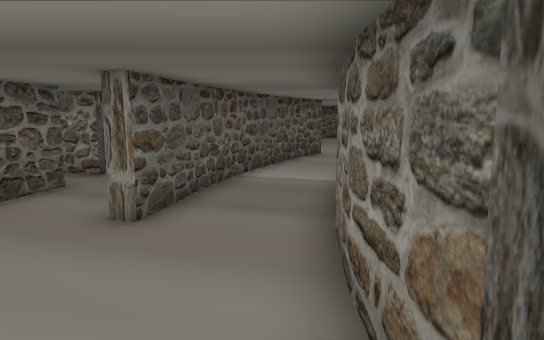
view 1 (above)

19 first-person views from a walk through a scene from a Unity 3-D project. The camera is 1.5 m above the floor, tilts 8° down and sees 70° across. The floor is counted in squares, 1 m on a side. Each view is taken from the middle of a square. On the plan, view 1 faces up. The plan holds only what a view shows up to about 17 squares ahead; the rest is blank. The place goes on beyond the plan.

view 2
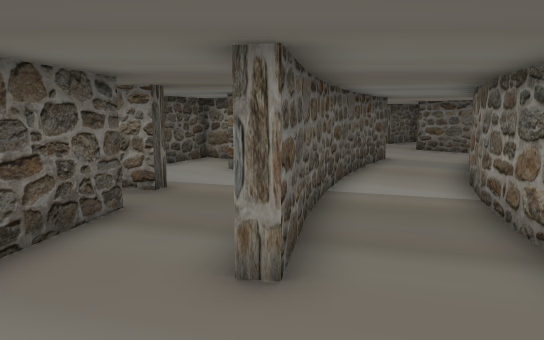

view 3
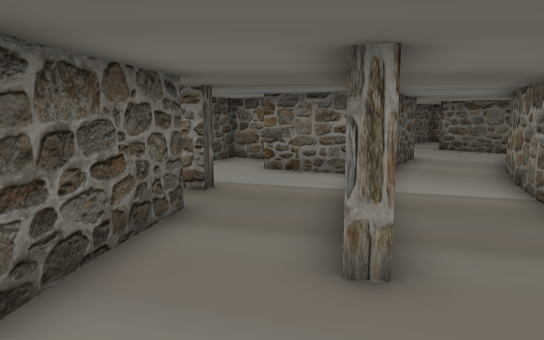

view 4
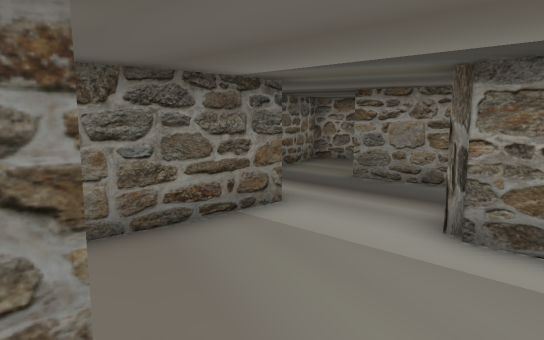

view 5
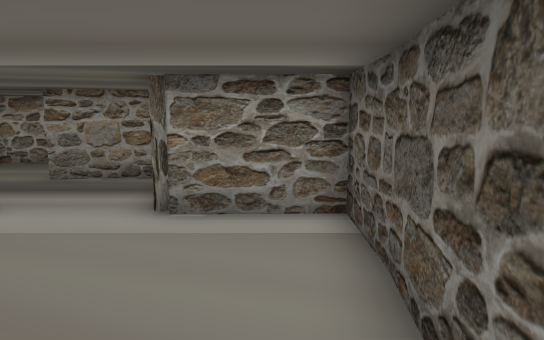

view 6
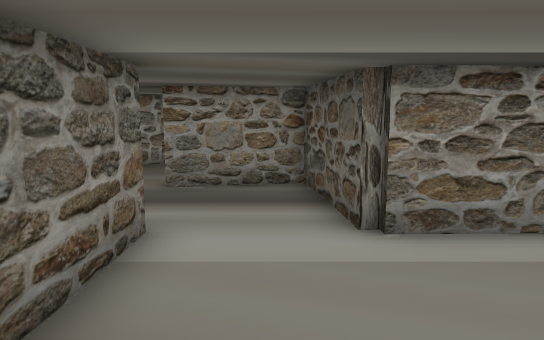

view 7
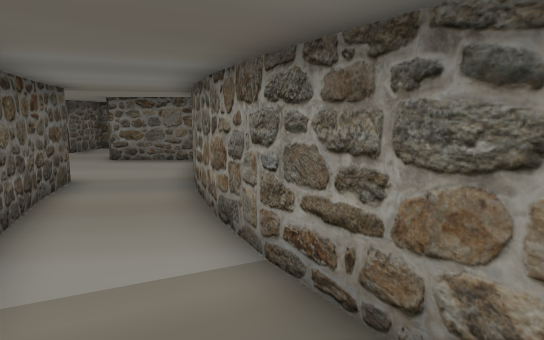

view 8
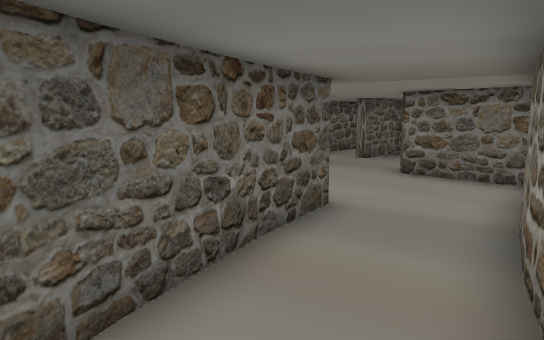

view 9
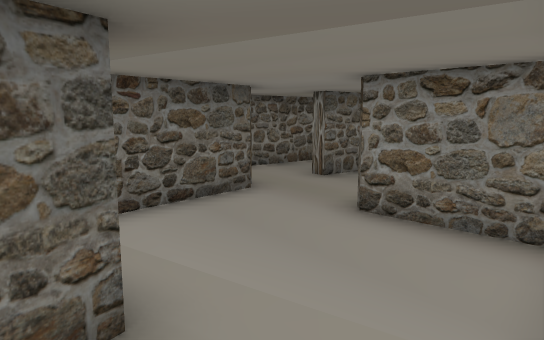

view 10
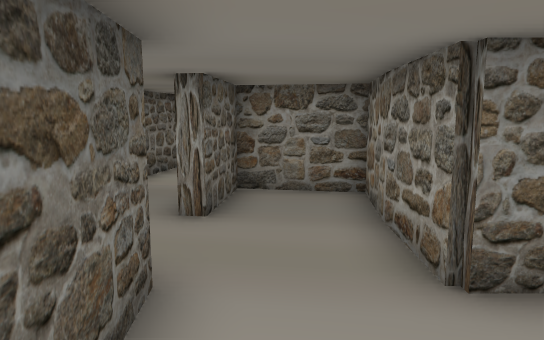

view 11
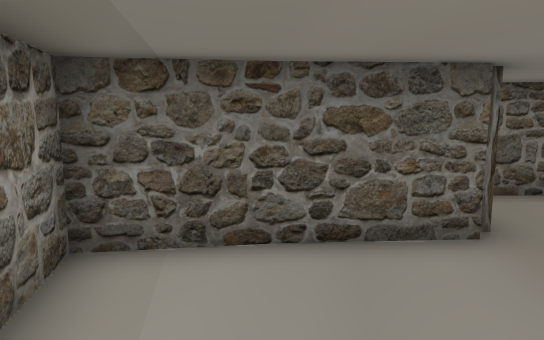

view 12
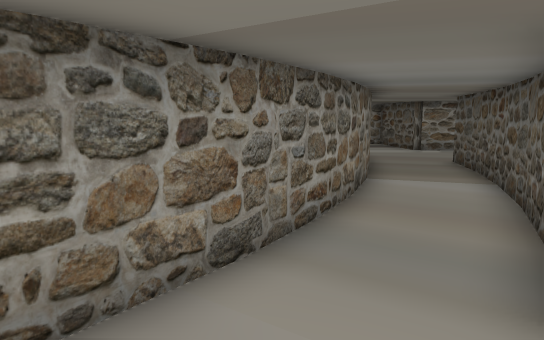

view 13
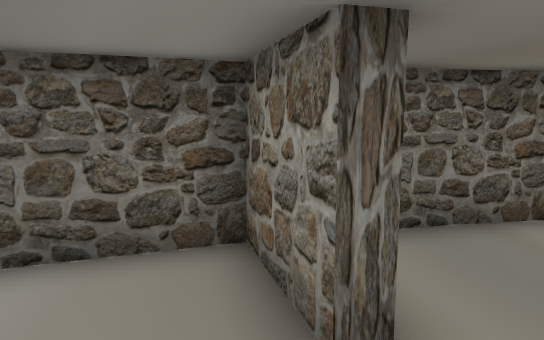

view 14
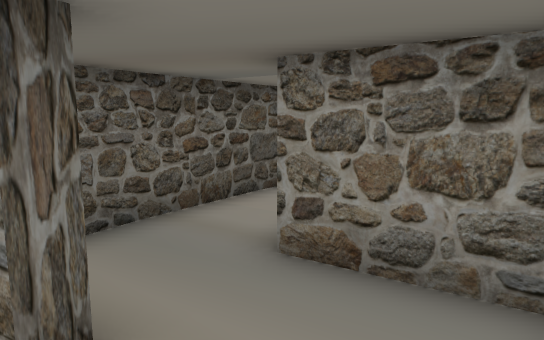

view 15
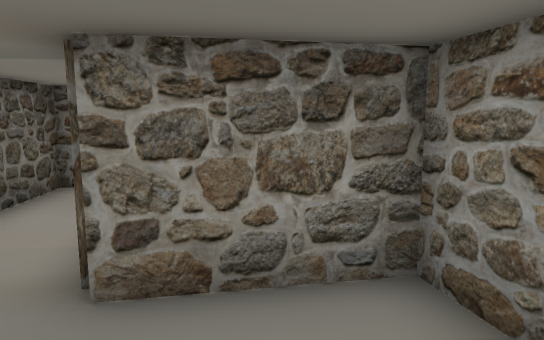

view 16
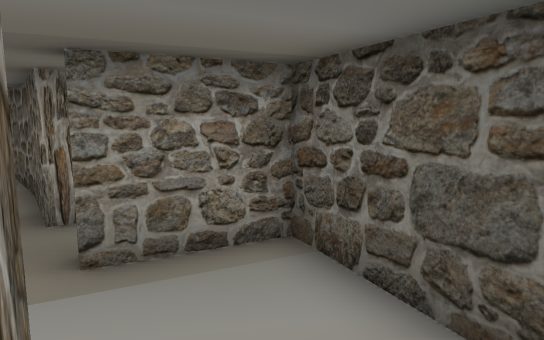

view 17
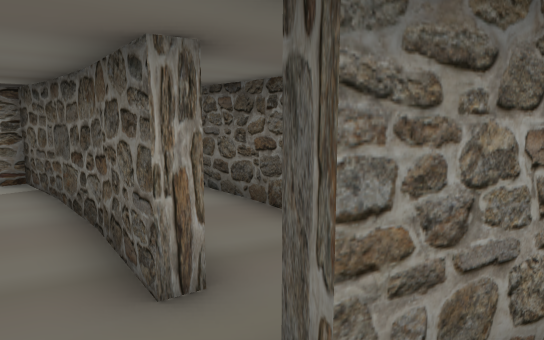

view 18
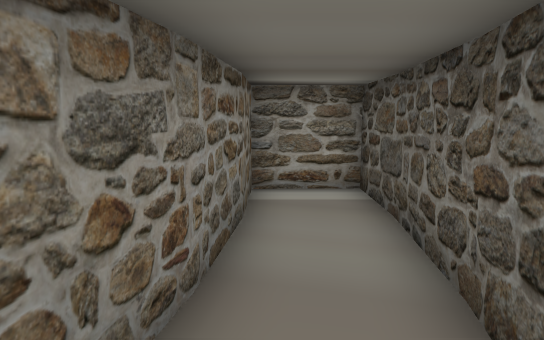

view 19
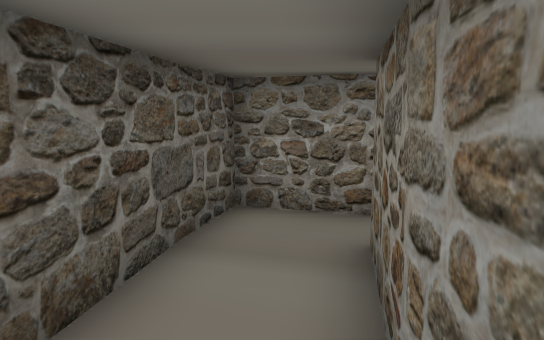

### Floor plan
Points are (right, up) in squares from view 1. A wall is a line through its corners. A room is listed if a view was taken in it or the views show most of it. See-through windows are left out.
Room 1 (view 1)
walls: (-2.1, 1) (-2, -1.2); (-2, -1.1) (-1.7, -2.6) (1.3, -2)
ways out: opening at (-0.5, 1) to room 2; opening at (1, -0.5)
Room 2 (views 2, 3, 4, 5, 6, 7, 16, 17)
walls: (-1.5, 7.6) (-1.9, 5.4) (-2.3, 5.4) (-2, 7.4); (-4.4, 8.2) (-4.9, 5.8) (-5.1, 3.3); (-5.1, 3.4) (-5.2, 1.1) (-2.2, 1.2); (1.1, 6.2) (1.2, 7); (-1, 11.9) (-3.3, 12.9); (0.6, 3) (0.8, 5); (-6.4, 11.3) (-6.5, 10.8) (-4.2, 10.1) (-4.4, 9.7); (-2.6, 1) (-2.1, 1); (0.6, 1.1) (0.6, 3.1); (-5.4, 13.9) (-6.4, 11.2); (-2.3, 14.8) (-4.4, 16) (-5.4, 13.8)
ways out: opening at (-0.5, 1) to room 1; opening at (0, 7) to room 3; opening at (-3, 14) to room 5; opening at (-5, 9) to room 6
Room 3 (view 8)
walls: (2.4, 10.5) (3.3, 12.3); (-0.9, 9.7) (-1.5, 7.5); (-0.1, 11.7) (-1, 9.5); (1.2, 6.9) (1.7, 8.8) (2.4, 10.6); (0.8, 13.7) (-0.2, 11.6)
ways out: opening at (0, 7) to room 2; opening at (2, 12) to room 4
Room 4 (views 9, 10, 11, 12)
walls: (0.9, 19.2) (-0.5, 17.3) (0.8, 16.4); (2, 15.6) (0.8, 13.6); (2.6, 21.1) (0.9, 19.1); (5.4, 15.5) (5.7, 15.9); (6.4, 17) (4.3, 19.1) (6, 20.8); (6, 20.7) (7.6, 22) (6.5, 23.6); (3.2, 12.3) (4.3, 14) (5.4, 15.6); (5.4, 23.5) (4.3, 22.7) (4, 23.1)
ways out: opening at (2, 12) to room 3
Room 5 (views 13, 14, 15)
walls: (-2.1, 15.2) (-2.3, 14.8); (-2.9, 18.6) (-3.4, 17.7); (0.8, 14.4) (1.5, 15.5) (-1, 17.1); (-1.3, 20.8) (-2.9, 18.5); (0.6, 22.8) (-1.3, 20.7)
ways out: opening at (-3, 14) to room 2
Room 6 (views 18, 19)
walls: (-5.3, 5.8) (-4.9, 8.3) (-4.4, 8.2); (-5.6, 3.4) (-5.3, 6); (-7.6, 6.1) (-7.8, 3.2); (-7.8, 3.4) (-7.8, 1.1) (-5.6, 1.1) (-5.6, 3.5); (-7.1, 8.7) (-7.6, 6); (-4.4, 9.7) (-6.6, 10.4) (-7.1, 8.6)
ways out: opening at (-5, 9) to room 2

Where each view was taken, in squares from view 1:
view 1: 0 up, 0 right, facing up
view 2: 2 up, 2 left, facing up
view 3: 2 up, 3 left, facing up
view 4: 6 up, 4 left, facing down-right
view 5: 7 up, 4 left, facing down
view 6: 6 up, 1 left, facing down
view 7: 6 up, 1 left, facing up-right
view 8: 9 up, 1 right, facing up
view 9: 13 up, 3 right, facing up
view 10: 18 up, 1 right, facing up-right
view 11: 16 up, 4 right, facing up-left
view 12: 18 up, 4 right, facing down
view 13: 13 up, 1 left, facing up-left
view 14: 13 up, 1 left, facing up
view 15: 14 up, 2 left, facing up-right
view 16: 14 up, 3 left, facing down-left
view 17: 11 up, 3 left, facing down-left
view 18: 9 up, 6 left, facing down
view 19: 4 up, 6 left, facing up
